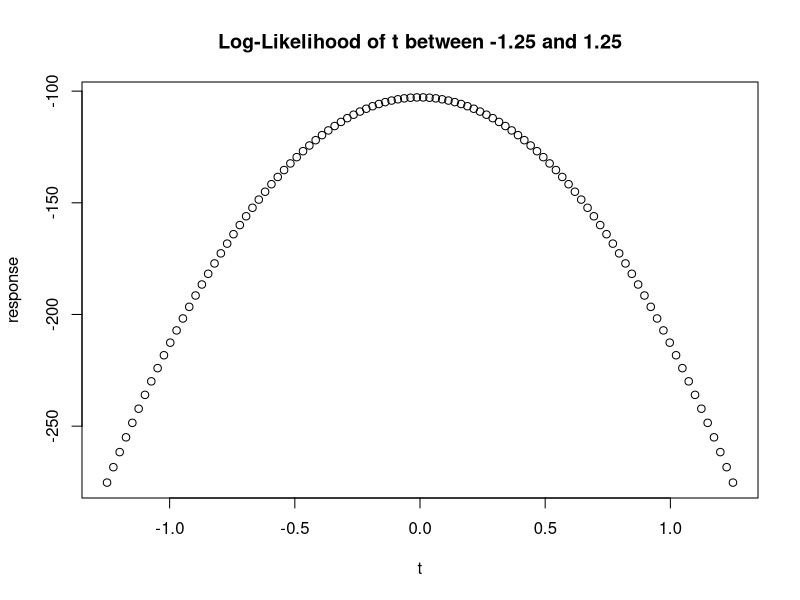
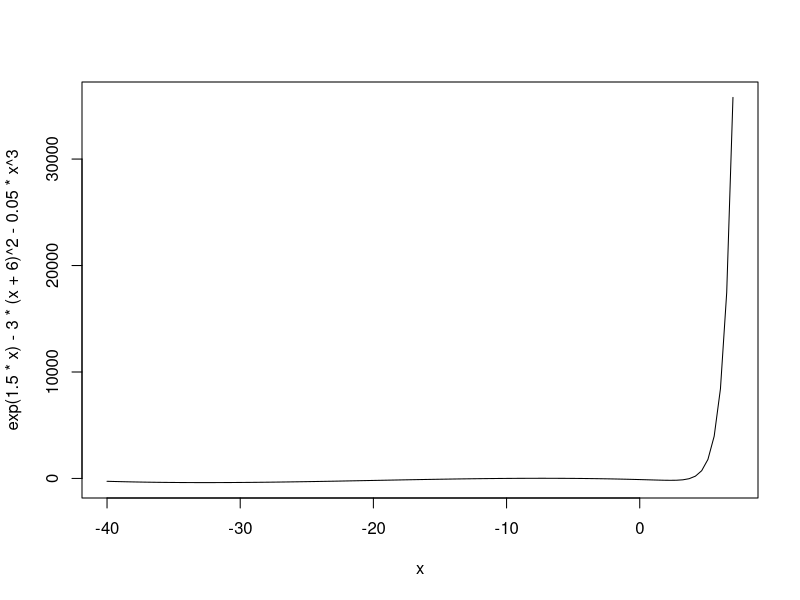

Generate these figures, in order, with R:
## ---- chunk 1
    #Set random seed to 43201
    set.seed(43201)

    #Generate a sample of 100 observations with 5 predictors using a normal distribution
    x1 <- rnorm(n = 100, mean = 0, sd = 1)
    x2 <- rnorm(n = 100, mean = 0, sd = 1)
    x3 <- rnorm(n = 100, mean = 0, sd = 1)
    x4 <- rnorm(n = 100, mean = 0, sd = 1)
    x5 <- rnorm(n = 100, mean = 0, sd = 1)

    #Generate a sample of errors for the predictors above
    e <- rnorm(n = 100, mean = 0, sd = 0.7)

    #Create X
    predictors <- data.frame(x1 = x1, x2 = x2, x3 = x3, x4 = x4, x5 = x5)
    X <- cbind(Intercept = 1, as.matrix(predictors))

    #Create beta vector
    beta <- c(3, 1.4, -0.9, 0.7, 0, 1.1)

    #Generate y values and create new dataframe with y
    #y <- 3 + (1.4 * predictors$x1) - (0.9 * predictors$x2) + (0.7 * predictors$x3) + (0 * predictors$x4) + (1.1 * predictors$x5) + e
    y <- (X %*% beta) + e

    data <- predictors
    data <- cbind(data, y = y)

    #Generate least squares regression model
    model <- lm(y ~ x1 + x2 + x3 + x4 + x5, data = data)

    #Find dimensions and rank of X
    dim(X)
    qr(X)$"rank"

    #Calculate the least squares estimate, beta_hat
    beta_hat <- coefficients(model)
    beta_hat
## ---- chunk 2
#Calculate fitted values
##fitted() generates values for the original data
##predicted() generates values for new data
fitted_values <- fitted(model)

#Calculate residual vector r = y - X * beta_hat
residuals <- resid(model)

#Calculate training root mean squared error
training_RMSE <- ((1 / length(fitted_values)) * sum(residuals ^ 2)) ^ (1 / 2)
training_RMSE
## ---- chunk 3
    #Report the largest value in the vector by
    ##1. Calculate X^T * r
    ##2. Apply the absolute value
    ##3. Use the max() function to find the largest value
    largest_value <- max(abs(t(X) %*% residuals))
## ---- chunk 4
    #Perform a partial derivative on the log-likehood with respect to the standard deviation
    ##Solved the partial derivative by hand
    ##log(a * b) = log(a) + log(b)
    ##(logx)' = 1 / x
    dl_dvar <- expression(-(n / (2 * var)) + (1 / (2 * var ^ 2)) * t((y - X %*% beta)) %*% (y - X %*% beta))

    #Calculate the maximum-likelihood estimate by setting the dl_dvar to 0
    ##Solved for var by hand
    n <- 100
    var <- expression((t((y - X %*% beta)) %*% (y - X %*% beta)) / n)
    MLE <- (t((y - X %*% beta_hat)) %*% (y - X %*% beta_hat)) / n
    MLE

    #Calculate the unbiased estimate of the variance
    ##var = RSS / (n - p)
    ##RSS = residual sum of squares, p = # of estimators including intercept
    p <- 6
    unbiased_var <- (t((y - X %*% beta_hat)) %*% (y - X %*% beta_hat)) / (n - p)
    unbiased_var
## ---- chunk 5
e_x2 <- c(0, 0, 1, 0, 0, 0)

#Generate a range of t values from -1.25 to 1.25
t <- seq(from = -1.25, to = 1.25, length.out = 100)

#Create a function to evaluate the log-likelihood function
log_likelihood <- function(t_value){
  beta_hat2 <- beta_hat + t_value * e_x2
  RSS <- (t((y - X %*% beta_hat2)) %*% (y - X %*% beta_hat2))
  response <- -(n / 2) * log(2 * pi * MLE) - (1 / (2* MLE)) * RSS
  }

#Plug in every t value into the function and solve
response_vector <- c()
for (i in t){
  response <- as.vector(log_likelihood(i))
  response_vector <- append(response_vector, response)
}

#Plot over a grid of t values from -1.25 to 1.25
plot(x = t, y = response_vector,
     main = "Log-Likelihood of t between -1.25 and 1.25",
     ylab = "response")
## ---- chunk 6
    curve(exp(1.5 * x) - 3 * (x + 6)^2 - 0.05 * x^3, from = -40, to = 7)
## ---- chunk 7
    #BFGS = Broyden-Fletcher-Goldfarb-Shanno
    ##Set method to BFGS in optim() function

    #Define function and its first derivative
    q3_fcn <- function(x){
      exp(1.5 * x) - 3 * (x + 6)^2 - 0.05 * x^3
      }
    q3_first_derive <- function(x){
      1.5 * exp(1.5 * x) - 6 * (x + 6) - 0.15 * x^2
    }

    #Use BFGS to minimize f(x) twice at x = -15 and x = 0
    optimize_15 <- optim(par = -15, fn = q3_fcn, gr = q3_first_derive, method = "BFGS")
    optimize_0 <- optim(par = 0, fn = q3_fcn, gr = q3_first_derive, method = "BFGS")
